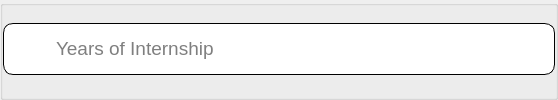
                  <widget class="QGroupBox" name="years">
                   <property name="title">
                    <string/>
                   </property>
                   <layout class="QHBoxLayout" name="horizontalLayout_18">
                    <property name="spacing">
                     <number>0</number>
                    </property>
                    <property name="leftMargin">
                     <number>0</number>
                    </property>
                    <property name="topMargin">
                     <number>0</number>
                    </property>
                    <property name="rightMargin">
                     <number>0</number>
                    </property>
                    <property name="bottomMargin">
                     <number>5</number>
                    </property>
                    <item>
                     <widget class="QGroupBox" name="groupBox_18">
                      <property name="sizePolicy">
                       <sizepolicy hsizetype="Fixed" vsizetype="Fixed">
                        <horstretch>0</horstretch>
                        <verstretch>0</verstretch>
                       </sizepolicy>
                      </property>
                      <property name="minimumSize">
                       <size>
                        <width>100</width>
                        <height>0</height>
                       </size>
                      </property>
                      <property name="maximumSize">
                       <size>
                        <width>1250</width>
                        <height>16777215</height>
                       </size>
                      </property>
                      <property name="styleSheet">
                       <string notr="true">border-style:solid;
border-width:1px;
border-radius: 10px;
background-color:white;</string>
                      </property>
                      <property name="title">
                       <string/>
                      </property>
                      <layout class="QHBoxLayout" name="horizontalLayout_12">
                       <property name="spacing">
                        <number>10</number>
                       </property>
                       <property name="leftMargin">
                        <number>10</number>
                       </property>
                       <property name="topMargin">
                        <number>10</number>
                       </property>
                       <property name="rightMargin">
                        <number>0</number>
                       </property>
                       <property name="bottomMargin">
                        <number>10</number>
                       </property>
                       <item>
                        <widget class="QGroupBox" name="groupBox_19">
                         <property name="sizePolicy">
                          <sizepolicy hsizetype="Expanding" vsizetype="Expanding">
                           <horstretch>0</horstretch>
                           <verstretch>0</verstretch>
                          </sizepolicy>
                         </property>
                         <property name="maximumSize">
                          <size>
                           <width>30</width>
                           <height>30</height>
                          </size>
                         </property>
                         <property name="styleSheet">
                          <string notr="true">border:none;</string>
                         </property>
                         <property name="title">
                          <string/>
                         </property>
                         <layout class="QVBoxLayout" name="verticalLayout_20">
                          <property name="leftMargin">
                           <number>0</number>
                          </property>
                          <property name="topMargin">
                           <number>0</number>
                          </property>
                          <property name="rightMargin">
                           <number>0</number>
                          </property>
                          <property name="bottomMargin">
                           <number>0</number>
                          </property>
                          <item>
                           <widget class="QLabel" name="mbtiLabel_8">
                            <property name="sizePolicy">
                             <sizepolicy hsizetype="Minimum" vsizetype="Minimum">
                              <horstretch>0</horstretch>
                              <verstretch>0</verstretch>
                             </sizepolicy>
                            </property>
                            <property name="minimumSize">
                             <size>
                              <width>30</width>
                              <height>30</height>
                             </size>
                            </property>
                            <property name="maximumSize">
                             <size>
                              <width>30</width>
                              <height>30</height>
                             </size>
                            </property>
                            <property name="text">
                             <string/>
                            </property>
                            <property name="pixmap">
                             <pixmap resource="test.qrc">:/logo/assets/calendar-svgrepo-com.svg</pixmap>
                            </property>
                            <property name="scaledContents">
                             <bool>true</bool>
                            </property>
                           </widget>
                          </item>
                         </layout>
                        </widget>
                       </item>
                       <item>
                        <widget class="QLineEdit" name="mbtiBox_8">
                         <property name="sizePolicy">
                          <sizepolicy hsizetype="Expanding" vsizetype="Fixed">
                           <horstretch>0</horstretch>
                           <verstretch>0</verstretch>
                          </sizepolicy>
                         </property>
                         <property name="minimumSize">
                          <size>
                           <width>500</width>
                           <height>0</height>
                          </size>
                         </property>
                         <property name="maximumSize">
                          <size>
                           <width>1250</width>
                           <height>16777215</height>
                          </size>
                         </property>
                         <property name="font">
                          <font>
                           <pointsize>14</pointsize>
                          </font>
                         </property>
                         <property name="styleSheet">
                          <string notr="true">border:none;
</string>
                         </property>
                         <property name="inputMask">
                          <string/>
                         </property>
                         <property name="text">
                          <string/>
                         </property>
                         <property name="placeholderText">
                          <string>Years of Internship</string>
                         </property>
                         <property name="clearButtonEnabled">
                          <bool>false</bool>
                         </property>
                        </widget>
                       </item>
                      </layout>
                     </widget>
                    </item>
                   </layout>
                  </widget>
